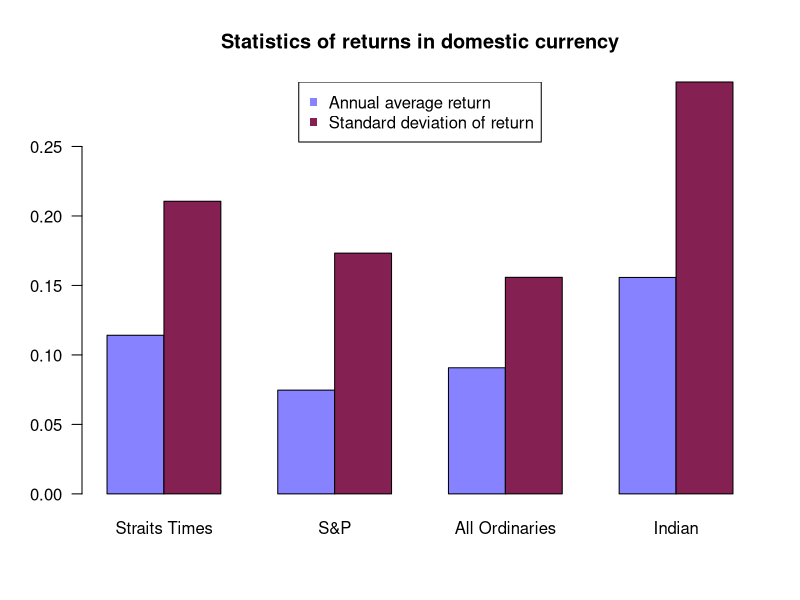

Write the R code that produced this figure.
# read data from Monthly.csv file specially extracted
# from the Excel data spreadsheet
monthly <- read.table('Monthly.csv', header=TRUE, sep=',')

# convert Date column to Date object type
monthly$Date <- as.Date(as.character(monthly$Date))

cc.return <- function(vals) {
  len <- length(vals)
  log(vals[2:len]/vals[1:(len-1)])
}

returns.stats <- function(vals) {
  cc.returns <- cc.return(vals)
  result <- c(12 * mean(cc.returns), sqrt(12) * sd(cc.returns))
  names(result) <- c("Annual average return", 
                     "Standard deviation of return")
  result
}

indices <- list(monthly$StraitsTimesAccum,
                monthly$S.PCOMP.RI.,
                monthly$AllOrdsAccum,
                monthly$INDIA.DS..Accum.)
names(indices) <- c("Straits Times",
                    "S&P",
                    "All Ordinaries",
                    "Indian")
stats <- sapply(indices, returns.stats)
bar.cols <- c("#8782FF", "#852053")
barplot(stats, beside=TRUE, col=bar.cols,
        las=1)
legend("top", rownames(stats), col=bar.cols, pch=15)
title("Statistics of returns in domestic currency")

print(stats)